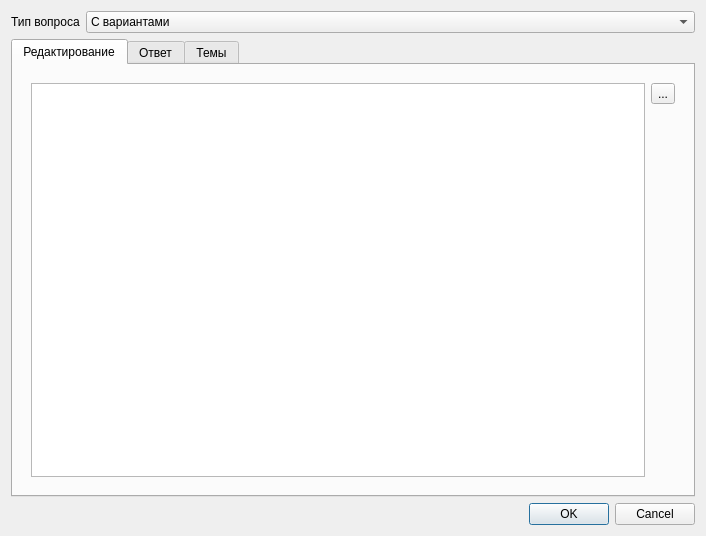
<?xml version="1.0" encoding="UTF-8"?>
<ui version="4.0">
 <class>QuestEditor</class>
 <widget class="QDialog" name="QuestEditor">
  <property name="geometry">
   <rect>
    <x>0</x>
    <y>0</y>
    <width>706</width>
    <height>536</height>
   </rect>
  </property>
  <property name="windowTitle">
   <string>Dialog</string>
  </property>
  <layout class="QVBoxLayout" name="verticalLayout_10">
   <item>
    <layout class="QVBoxLayout" name="verticalLayout_9">
     <item>
      <layout class="QHBoxLayout" name="horizontalLayout" stretch="0,1">
       <item>
        <widget class="QLabel" name="label">
         <property name="text">
          <string>Тип вопроса</string>
         </property>
        </widget>
       </item>
       <item>
        <widget class="QComboBox" name="comboBox">
         <property name="whatsThis">
          <string>&lt;!DOCTYPE HTML PUBLIC &quot;-//W3C//DTD HTML 4.0//EN&quot; &quot;http://www.w3.org/TR/REC-html40/strict.dtd&quot;&gt;
&lt;html&gt;&lt;head&gt;&lt;meta name=&quot;qrichtext&quot; content=&quot;1&quot; /&gt;&lt;style type=&quot;text/css&quot;&gt;
p, li { white-space: pre-wrap; }
&lt;/style&gt;&lt;/head&gt;&lt;body style=&quot; font-family:'MS Shell Dlg 2'; font-size:8.25pt; font-weight:400; font-style:normal;&quot;&gt;
&lt;p align=&quot;center&quot; style=&quot; margin-top:0px; margin-bottom:0px; margin-left:0px; margin-right:0px; -qt-block-indent:0; text-indent:0px;&quot;&gt;&lt;span style=&quot; font-size:8pt; font-weight:600;&quot;&gt;Тип вопроса&lt;/span&gt;&lt;/p&gt;
&lt;p align=&quot;justify&quot; style=&quot; margin-top:0px; margin-bottom:0px; margin-left:0px; margin-right:0px; -qt-block-indent:0; text-indent:0px;&quot;&gt;&lt;span style=&quot; font-size:8pt;&quot;&gt;В данном списке находится перечень доступных типов вопросо.&lt;/span&gt;&lt;/p&gt;
&lt;p align=&quot;justify&quot; style=&quot; margin-top:0px; margin-bottom:0px; margin-left:0px; margin-right:0px; -qt-block-indent:0; text-indent:0px;&quot;&gt;&lt;span style=&quot; font-size:8pt;&quot;&gt;Стандартные два типа: &amp;quot;С вариантами&amp;quot; и &amp;quot;Список с ответами&amp;quot;.&lt;/span&gt;&lt;/p&gt;
&lt;p align=&quot;justify&quot; style=&quot; margin-top:0px; margin-bottom:0px; margin-left:0px; margin-right:0px; -qt-block-indent:0; text-indent:0px;&quot;&gt;&lt;span style=&quot; font-size:8pt;&quot;&gt;Могут быть и доступны дополнительные типы в зависимости от установленных модулей.&lt;/span&gt;&lt;/p&gt;&lt;/body&gt;&lt;/html&gt;</string>
         </property>
         <property name="currentIndex">
          <number>0</number>
         </property>
         <item>
          <property name="text">
           <string>С вариантами</string>
          </property>
         </item>
         <item>
          <property name="text">
           <string>Список с ответами</string>
          </property>
         </item>
        </widget>
       </item>
      </layout>
     </item>
     <item>
      <widget class="QTabWidget" name="tabWidget">
       <property name="currentIndex">
        <number>0</number>
       </property>
       <widget class="QWidget" name="tab">
        <attribute name="title">
         <string>Редактирование</string>
        </attribute>
        <layout class="QVBoxLayout" name="verticalLayout_4">
         <item>
          <widget class="QStackedWidget" name="stackedWidget">
           <property name="currentIndex">
            <number>0</number>
           </property>
           <widget class="QWidget" name="page">
            <layout class="QVBoxLayout" name="verticalLayout_3">
             <item>
              <layout class="QHBoxLayout" name="horizontalLayout_4">
               <item>
                <widget class="QTextBrowser" name="textBrowser">
                 <property name="whatsThis">
                  <string>&lt;!DOCTYPE HTML PUBLIC &quot;-//W3C//DTD HTML 4.0//EN&quot; &quot;http://www.w3.org/TR/REC-html40/strict.dtd&quot;&gt;
&lt;html&gt;&lt;head&gt;&lt;meta name=&quot;qrichtext&quot; content=&quot;1&quot; /&gt;&lt;style type=&quot;text/css&quot;&gt;
p, li { white-space: pre-wrap; }
&lt;/style&gt;&lt;/head&gt;&lt;body style=&quot; font-family:'MS Shell Dlg 2'; font-size:8.25pt; font-weight:400; font-style:normal;&quot;&gt;
&lt;p align=&quot;center&quot; style=&quot; margin-top:0px; margin-bottom:0px; margin-left:0px; margin-right:0px; -qt-block-indent:0; text-indent:0px;&quot;&gt;&lt;span style=&quot; font-weight:600;&quot;&gt;Текст вопроса&lt;/span&gt;&lt;/p&gt;
&lt;p style=&quot; margin-top:0px; margin-bottom:0px; margin-left:0px; margin-right:0px; -qt-block-indent:0; text-indent:0px;&quot;&gt;В данном поле редактируется текст вопроса.&lt;/p&gt;&lt;/body&gt;&lt;/html&gt;</string>
                 </property>
                 <property name="readOnly">
                  <bool>false</bool>
                 </property>
                 <property name="textInteractionFlags">
                  <set>Qt::TextEditorInteraction</set>
                 </property>
                 <property name="openLinks">
                  <bool>false</bool>
                 </property>
                </widget>
               </item>
               <item>
                <layout class="QVBoxLayout" name="verticalLayout_2">
                 <item>
                  <widget class="QToolButton" name="toolButton">
                   <property name="whatsThis">
                    <string>&lt;!DOCTYPE HTML PUBLIC &quot;-//W3C//DTD HTML 4.0//EN&quot; &quot;http://www.w3.org/TR/REC-html40/strict.dtd&quot;&gt;
&lt;html&gt;&lt;head&gt;&lt;meta name=&quot;qrichtext&quot; content=&quot;1&quot; /&gt;&lt;style type=&quot;text/css&quot;&gt;
p, li { white-space: pre-wrap; }
&lt;/style&gt;&lt;/head&gt;&lt;body style=&quot; font-family:'MS Shell Dlg 2'; font-size:8.25pt; font-weight:400; font-style:normal;&quot;&gt;
&lt;p align=&quot;center&quot; style=&quot; margin-top:0px; margin-bottom:0px; margin-left:0px; margin-right:0px; -qt-block-indent:0; text-indent:0px;&quot;&gt;&lt;span style=&quot; font-weight:600;&quot;&gt;Открыть редактор&lt;/span&gt;&lt;/p&gt;
&lt;p align=&quot;justify&quot; style=&quot; margin-top:0px; margin-bottom:0px; margin-left:0px; margin-right:0px; -qt-block-indent:0; text-indent:0px;&quot;&gt;Открывает встроенный текстовый редактор с разширеными возможностями редактирования текста.&lt;/p&gt;&lt;/body&gt;&lt;/html&gt;</string>
                   </property>
                   <property name="text">
                    <string>...</string>
                   </property>
                  </widget>
                 </item>
                 <item>
                  <spacer name="verticalSpacer_2">
                   <property name="orientation">
                    <enum>Qt::Vertical</enum>
                   </property>
                   <property name="sizeHint" stdset="0">
                    <size>
                     <width>20</width>
                     <height>40</height>
                    </size>
                   </property>
                  </spacer>
                 </item>
                </layout>
               </item>
              </layout>
             </item>
            </layout>
           </widget>
           <widget class="QWidget" name="page_2"/>
          </widget>
         </item>
        </layout>
       </widget>
       <widget class="QWidget" name="tab_3">
        <attribute name="title">
         <string>Ответ</string>
        </attribute>
        <layout class="QHBoxLayout" name="horizontalLayout_7">
         <item>
          <widget class="QStackedWidget" name="stackedWidget_2">
           <property name="currentIndex">
            <number>0</number>
           </property>
           <widget class="QWidget" name="page_3">
            <layout class="QHBoxLayout" name="horizontalLayout_6">
             <item>
              <layout class="QHBoxLayout" name="horizontalLayout_5">
               <item>
                <widget class="QListWidget" name="AnswerList">
                 <property name="whatsThis">
                  <string>&lt;!DOCTYPE HTML PUBLIC &quot;-//W3C//DTD HTML 4.0//EN&quot; &quot;http://www.w3.org/TR/REC-html40/strict.dtd&quot;&gt;
&lt;html&gt;&lt;head&gt;&lt;meta name=&quot;qrichtext&quot; content=&quot;1&quot; /&gt;&lt;style type=&quot;text/css&quot;&gt;
p, li { white-space: pre-wrap; }
&lt;/style&gt;&lt;/head&gt;&lt;body style=&quot; font-family:'MS Shell Dlg 2'; font-size:8.25pt; font-weight:400; font-style:normal;&quot;&gt;
&lt;p align=&quot;center&quot; style=&quot; margin-top:0px; margin-bottom:0px; margin-left:0px; margin-right:0px; -qt-block-indent:0; text-indent:0px;&quot;&gt;&lt;span style=&quot; font-weight:600;&quot;&gt;Список ответов&lt;/span&gt;&lt;/p&gt;
&lt;p align=&quot;justify&quot; style=&quot; margin-top:0px; margin-bottom:0px; margin-left:0px; margin-right:0px; -qt-block-indent:0; text-indent:0px;&quot;&gt;В списке ответов перечислены возможные варианты дистракторов теста. Галочка возле ответа означет, что данный вариант является ответом на данный вопрос. В вопросе может быть неограниченное число ответов, произвольное число которых может являться верними.&lt;/p&gt;&lt;/body&gt;&lt;/html&gt;</string>
                 </property>
                </widget>
               </item>
               <item>
                <layout class="QVBoxLayout" name="verticalLayout_6" stretch="0,1">
                 <item>
                  <layout class="QVBoxLayout" name="verticalLayout_5">
                   <item>
                    <widget class="QPushButton" name="addButton">
                     <property name="whatsThis">
                      <string>&lt;!DOCTYPE HTML PUBLIC &quot;-//W3C//DTD HTML 4.0//EN&quot; &quot;http://www.w3.org/TR/REC-html40/strict.dtd&quot;&gt;
&lt;html&gt;&lt;head&gt;&lt;meta name=&quot;qrichtext&quot; content=&quot;1&quot; /&gt;&lt;style type=&quot;text/css&quot;&gt;
p, li { white-space: pre-wrap; }
&lt;/style&gt;&lt;/head&gt;&lt;body style=&quot; font-family:'MS Shell Dlg 2'; font-size:8.25pt; font-weight:400; font-style:normal;&quot;&gt;
&lt;p align=&quot;center&quot; style=&quot; margin-top:0px; margin-bottom:0px; margin-left:0px; margin-right:0px; -qt-block-indent:0; text-indent:0px;&quot;&gt;&lt;span style=&quot; font-weight:600;&quot;&gt;Добавить&lt;/span&gt;&lt;/p&gt;
&lt;p align=&quot;justify&quot; style=&quot; margin-top:0px; margin-bottom:0px; margin-left:0px; margin-right:0px; -qt-block-indent:0; text-indent:0px;&quot;&gt;Добавление нового варианта ответа в вопрос. Открывает встроенный текстовый редактор для ввода текста.&lt;/p&gt;&lt;/body&gt;&lt;/html&gt;</string>
                     </property>
                     <property name="text">
                      <string>Добавить</string>
                     </property>
                    </widget>
                   </item>
                   <item>
                    <widget class="QPushButton" name="editButton">
                     <property name="whatsThis">
                      <string>&lt;!DOCTYPE HTML PUBLIC &quot;-//W3C//DTD HTML 4.0//EN&quot; &quot;http://www.w3.org/TR/REC-html40/strict.dtd&quot;&gt;
&lt;html&gt;&lt;head&gt;&lt;meta name=&quot;qrichtext&quot; content=&quot;1&quot; /&gt;&lt;style type=&quot;text/css&quot;&gt;
p, li { white-space: pre-wrap; }
&lt;/style&gt;&lt;/head&gt;&lt;body style=&quot; font-family:'MS Shell Dlg 2'; font-size:8.25pt; font-weight:400; font-style:normal;&quot;&gt;
&lt;p align=&quot;center&quot; style=&quot; margin-top:0px; margin-bottom:0px; margin-left:0px; margin-right:0px; -qt-block-indent:0; text-indent:0px;&quot;&gt;&lt;span style=&quot; font-weight:600;&quot;&gt;Изменить&lt;/span&gt;&lt;/p&gt;
&lt;p style=&quot; margin-top:0px; margin-bottom:0px; margin-left:0px; margin-right:0px; -qt-block-indent:0; text-indent:0px;&quot;&gt;Изменение текущего варианта ответа. Открывает встроенный текстовый редактор для изменения текста.&lt;/p&gt;&lt;/body&gt;&lt;/html&gt;</string>
                     </property>
                     <property name="text">
                      <string>Изменить</string>
                     </property>
                    </widget>
                   </item>
                   <item>
                    <widget class="QPushButton" name="deleteButton">
                     <property name="whatsThis">
                      <string>&lt;!DOCTYPE HTML PUBLIC &quot;-//W3C//DTD HTML 4.0//EN&quot; &quot;http://www.w3.org/TR/REC-html40/strict.dtd&quot;&gt;
&lt;html&gt;&lt;head&gt;&lt;meta name=&quot;qrichtext&quot; content=&quot;1&quot; /&gt;&lt;style type=&quot;text/css&quot;&gt;
p, li { white-space: pre-wrap; }
&lt;/style&gt;&lt;/head&gt;&lt;body style=&quot; font-family:'MS Shell Dlg 2'; font-size:8.25pt; font-weight:400; font-style:normal;&quot;&gt;
&lt;p align=&quot;center&quot; style=&quot; margin-top:0px; margin-bottom:0px; margin-left:0px; margin-right:0px; -qt-block-indent:0; text-indent:0px;&quot;&gt;&lt;span style=&quot; font-weight:600;&quot;&gt;Удалить&lt;/span&gt;&lt;/p&gt;
&lt;p style=&quot; margin-top:0px; margin-bottom:0px; margin-left:0px; margin-right:0px; -qt-block-indent:0; text-indent:0px;&quot;&gt;Удаляет вариант ответа из теста.&lt;/p&gt;&lt;/body&gt;&lt;/html&gt;</string>
                     </property>
                     <property name="text">
                      <string>Удалить</string>
                     </property>
                    </widget>
                   </item>
                  </layout>
                 </item>
                 <item>
                  <spacer name="verticalSpacer_3">
                   <property name="orientation">
                    <enum>Qt::Vertical</enum>
                   </property>
                   <property name="sizeHint" stdset="0">
                    <size>
                     <width>20</width>
                     <height>40</height>
                    </size>
                   </property>
                  </spacer>
                 </item>
                </layout>
               </item>
              </layout>
             </item>
            </layout>
           </widget>
           <widget class="QWidget" name="page_4">
            <layout class="QVBoxLayout" name="verticalLayout_8">
             <item>
              <layout class="QHBoxLayout" name="horizontalLayout_8" stretch="0,1">
               <item>
                <layout class="QVBoxLayout" name="verticalLayout_7" stretch="0,0,1">
                 <item>
                  <widget class="QLabel" name="label_2">
                   <property name="text">
                    <string>Выберите правельный ответ из списка:</string>
                   </property>
                  </widget>
                 </item>
                 <item>
                  <widget class="QComboBox" name="answerBox">
                   <property name="whatsThis">
                    <string>&lt;!DOCTYPE HTML PUBLIC &quot;-//W3C//DTD HTML 4.0//EN&quot; &quot;http://www.w3.org/TR/REC-html40/strict.dtd&quot;&gt;
&lt;html&gt;&lt;head&gt;&lt;meta name=&quot;qrichtext&quot; content=&quot;1&quot; /&gt;&lt;style type=&quot;text/css&quot;&gt;
p, li { white-space: pre-wrap; }
&lt;/style&gt;&lt;/head&gt;&lt;body style=&quot; font-family:'MS Shell Dlg 2'; font-size:8.25pt; font-weight:400; font-style:normal;&quot;&gt;
&lt;p align=&quot;center&quot; style=&quot; margin-top:0px; margin-bottom:0px; margin-left:0px; margin-right:0px; -qt-block-indent:0; text-indent:0px;&quot;&gt;&lt;span style=&quot; font-size:8pt; font-weight:600;&quot;&gt;Правельный ответ для вопроса &amp;quot;Список с ответами&amp;quot;&lt;/span&gt;&lt;/p&gt;
&lt;p align=&quot;justify&quot; style=&quot; margin-top:0px; margin-bottom:0px; margin-left:0px; margin-right:0px; -qt-block-indent:0; text-indent:0px;&quot;&gt;&lt;span style=&quot; font-size:8pt;&quot;&gt;Выберите из списка правельный вариант ответа на вопрос, или введите его самостоятельно. Список с вариантами ответов можно загрузить в настройках теста.&lt;/span&gt;&lt;/p&gt;&lt;/body&gt;&lt;/html&gt;</string>
                   </property>
                   <property name="editable">
                    <bool>true</bool>
                   </property>
                  </widget>
                 </item>
                 <item>
                  <spacer name="verticalSpacer_4">
                   <property name="orientation">
                    <enum>Qt::Vertical</enum>
                   </property>
                   <property name="sizeHint" stdset="0">
                    <size>
                     <width>20</width>
                     <height>40</height>
                    </size>
                   </property>
                  </spacer>
                 </item>
                </layout>
               </item>
               <item>
                <spacer name="horizontalSpacer_2">
                 <property name="orientation">
                  <enum>Qt::Horizontal</enum>
                 </property>
                 <property name="sizeHint" stdset="0">
                  <size>
                   <width>40</width>
                   <height>20</height>
                  </size>
                 </property>
                </spacer>
               </item>
              </layout>
             </item>
            </layout>
           </widget>
           <widget class="QWidget" name="page_5"/>
          </widget>
         </item>
        </layout>
       </widget>
       <widget class="QWidget" name="tab_2">
        <attribute name="title">
         <string>Темы</string>
        </attribute>
        <layout class="QHBoxLayout" name="horizontalLayout_3">
         <item>
          <layout class="QVBoxLayout" name="verticalLayout">
           <item>
            <spacer name="verticalSpacer_5">
             <property name="orientation">
              <enum>Qt::Vertical</enum>
             </property>
             <property name="sizeHint" stdset="0">
              <size>
               <width>20</width>
               <height>40</height>
              </size>
             </property>
            </spacer>
           </item>
           <item>
            <layout class="QHBoxLayout" name="horizontalLayout_2">
             <item>
              <spacer name="horizontalSpacer_3">
               <property name="orientation">
                <enum>Qt::Horizontal</enum>
               </property>
               <property name="sizeHint" stdset="0">
                <size>
                 <width>40</width>
                 <height>20</height>
                </size>
               </property>
              </spacer>
             </item>
             <item>
              <widget class="QListWidget" name="groupsList">
               <property name="maximumSize">
                <size>
                 <width>300</width>
                 <height>150</height>
                </size>
               </property>
               <property name="whatsThis">
                <string>&lt;!DOCTYPE HTML PUBLIC &quot;-//W3C//DTD HTML 4.0//EN&quot; &quot;http://www.w3.org/TR/REC-html40/strict.dtd&quot;&gt;
&lt;html&gt;&lt;head&gt;&lt;meta name=&quot;qrichtext&quot; content=&quot;1&quot; /&gt;&lt;style type=&quot;text/css&quot;&gt;
p, li { white-space: pre-wrap; }
&lt;/style&gt;&lt;/head&gt;&lt;body style=&quot; font-family:'MS Shell Dlg 2'; font-size:8.25pt; font-weight:400; font-style:normal;&quot;&gt;
&lt;p align=&quot;center&quot; style=&quot; margin-top:0px; margin-bottom:0px; margin-left:0px; margin-right:0px; -qt-block-indent:0; text-indent:0px;&quot;&gt;&lt;span style=&quot; font-weight:600;&quot;&gt;Список тем&lt;/span&gt;&lt;/p&gt;
&lt;p style=&quot; margin-top:0px; margin-bottom:0px; margin-left:0px; margin-right:0px; -qt-block-indent:0; text-indent:0px;&quot;&gt;Список тем, в которые необходимо добавить данный вопрос.&lt;/p&gt;&lt;/body&gt;&lt;/html&gt;</string>
               </property>
              </widget>
             </item>
             <item>
              <spacer name="horizontalSpacer">
               <property name="orientation">
                <enum>Qt::Horizontal</enum>
               </property>
               <property name="sizeHint" stdset="0">
                <size>
                 <width>40</width>
                 <height>20</height>
                </size>
               </property>
              </spacer>
             </item>
            </layout>
           </item>
           <item>
            <spacer name="verticalSpacer">
             <property name="orientation">
              <enum>Qt::Vertical</enum>
             </property>
             <property name="sizeHint" stdset="0">
              <size>
               <width>20</width>
               <height>40</height>
              </size>
             </property>
            </spacer>
           </item>
          </layout>
         </item>
        </layout>
       </widget>
      </widget>
     </item>
     <item>
      <widget class="QDialogButtonBox" name="buttonBox">
       <property name="orientation">
        <enum>Qt::Horizontal</enum>
       </property>
       <property name="standardButtons">
        <set>QDialogButtonBox::Cancel|QDialogButtonBox::Ok</set>
       </property>
      </widget>
     </item>
    </layout>
   </item>
  </layout>
 </widget>
 <resources/>
 <connections>
  <connection>
   <sender>buttonBox</sender>
   <signal>accepted()</signal>
   <receiver>QuestEditor</receiver>
   <slot>accept()</slot>
   <hints>
    <hint type="sourcelabel">
     <x>248</x>
     <y>254</y>
    </hint>
    <hint type="destinationlabel">
     <x>157</x>
     <y>274</y>
    </hint>
   </hints>
  </connection>
  <connection>
   <sender>buttonBox</sender>
   <signal>rejected()</signal>
   <receiver>QuestEditor</receiver>
   <slot>reject()</slot>
   <hints>
    <hint type="sourcelabel">
     <x>316</x>
     <y>260</y>
    </hint>
    <hint type="destinationlabel">
     <x>286</x>
     <y>274</y>
    </hint>
   </hints>
  </connection>
 </connections>
</ui>
